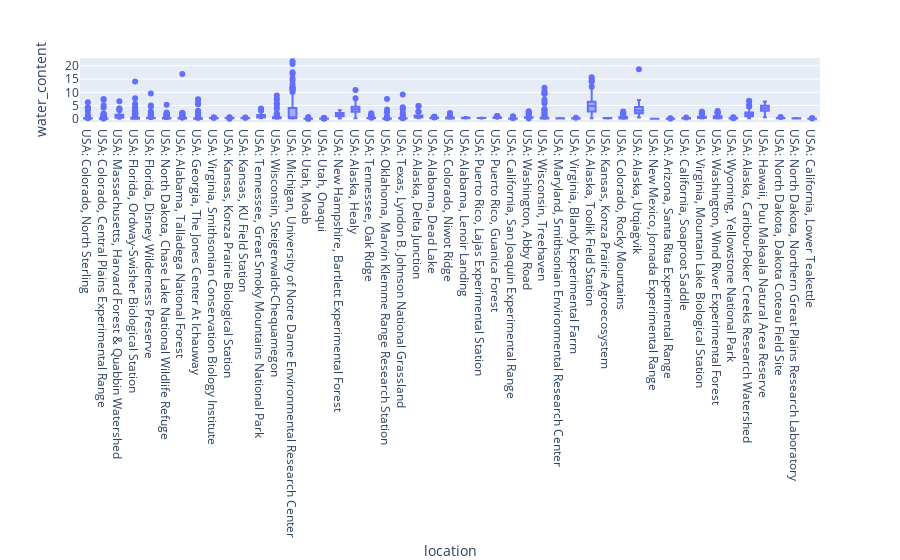

Notebook cell for this chart:
### Code cell
# # Box and whisker plots
fig = px.box(df, x="location", y="water_content")
fig.show()

### Figure 1 — Plotly figure (JSON) as saved in the notebook; plotly's stock layout.template omitted (floating-point values rounded to 4 significant figures; data arrays with more than 128 entries replaced by an {"elided": "..."} marker saying what was removed)
{"data": [{"alignmentgroup": "True", "hovertemplate": "location=%{x}<br>water_content=%{y}<extra></extra>", "legendgroup": "", "marker": {"color": "#636efa"}, "name": "", "notched": false, "offsetgroup": "", "orientation": "v", "showlegend": false, "type": "box", "x": {"elided": "4443 str values"}, "x0": " ", "xaxis": "x", "y": {"elided": "4443 float values"}, "y0": " ", "yaxis": "y"}], "layout": {"autosize": true, "boxmode": "group", "legend": {"tracegroupgap": 0}, "margin": {"t": 60}, "xaxis": {"anchor": "y", "autorange": true, "domain": [0, 1], "range": [-0.5, 46.5], "title": {"text": "location"}, "type": "category"}, "yaxis": {"anchor": "x", "autorange": true, "domain": [0, 1], "range": [-1.201, 22.93], "title": {"text": "water_content"}, "type": "linear"}}}
